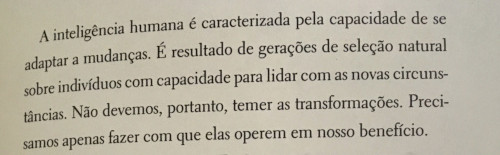
#> input picture OCR_with_Python/Images/page-book.jpg, 500 x 155 px
$ jupyter execute section-03-05.ipynb   (shell and % lines are left out)
#> lines starting #> are read from the running program, lines starting #| are printed output that depends on the picture; after the words box and inside, x2 and y2 are one past the last pixel; in counts of white or black regions, pixels touching at a corner belong together
[cell 1]
# Thresholding
import cv2
from pytesseract import Output, pytesseract
import numpy as np
from PIL import Image
import matplotlib.pyplot as plt

[cell 2]
img = cv2.imread('./OCR_with_Python/Images/page-book.jpg')
#> img is the input picture: shape (155, 500, 3); mean B, G, R 162.2, 177.8, 183.6
plt.imshow(img)

[cell 3]
gray_img = cv2.cvtColor(img, cv2.COLOR_BGR2GRAY)
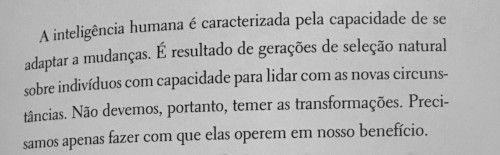
#> gray_img: shape (155, 500); min 17, max 215, mean 177.7
plt.imshow(gray_img, cmap='gray')

[cell 4]
value, thresh = cv2.threshold(gray_img, 127, 255, cv2.THRESH_BINARY)
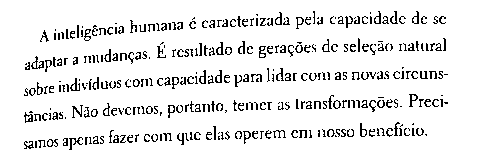
#> thresh: shape (155, 500); 91.3% white; black in thin lines or dots, all inside (x1, y1, x2, y2) = (24, 11, 448, 150)
plt.imshow(thresh, cmap='gray')

[cell 5]
value

[cell 6]
value, thresh = cv2.threshold(gray_img, 180, 255, cv2.THRESH_BINARY)
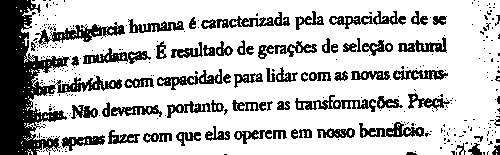
#> thresh: shape (155, 500); 75.9% white; 336 black regions (268 under 20 px), largest, box (x1, y1, x2, y2) and area: (0, 0, 122, 155) 6358, (35, 22, 125, 45) 731, (201, 12, 290, 29) 544
plt.imshow(thresh, cmap='gray')

[cell 7]
value, thresh = cv2.threshold(gray_img, 140, 255, cv2.THRESH_BINARY)
#> thresh: shape (155, 500); 89.9% white; black in thin lines or dots, all inside (x1, y1, x2, y2) = (23, 11, 449, 150)
plt.imshow(thresh, cmap='gray')

[cell 8]
# Otsu Method
value, otsu = cv2.threshold(gray_img, 140, 255, cv2.THRESH_BINARY | cv2.THRESH_OTSU)
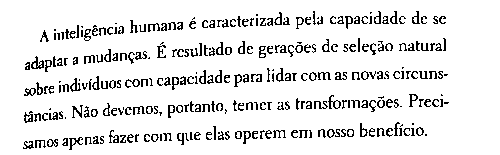
#> otsu: shape (155, 500); 90.1% white; black in thin lines or dots, all inside (x1, y1, x2, y2) = (23, 11, 449, 150)
#> value = 138
plt.imshow(otsu, cmap='gray')

[cell 9]
value
#> Out = 138

[cell 10]
img = cv2.imread('./OCR_with_Python/Images/recipe01.jpg')
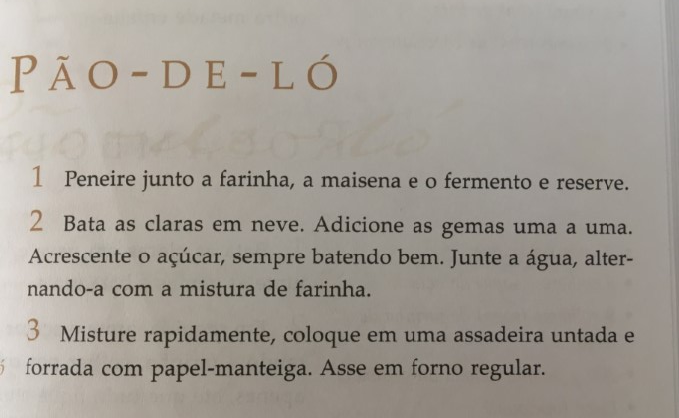
#> input picture OCR_with_Python/Images/recipe01.jpg, 679 x 418 px
#> img is the input picture: shape (418, 679, 3); mean B, G, R 148.8, 156.7, 162.5
gray_img = cv2.cvtColor(img, cv2.COLOR_BGR2GRAY)
#> gray_img: shape (418, 679)
plt.imshow(gray_img, cmap='gray')

[cell 11]
value, thresh = cv2.threshold(gray_img, 138, 255, cv2.THRESH_BINARY)
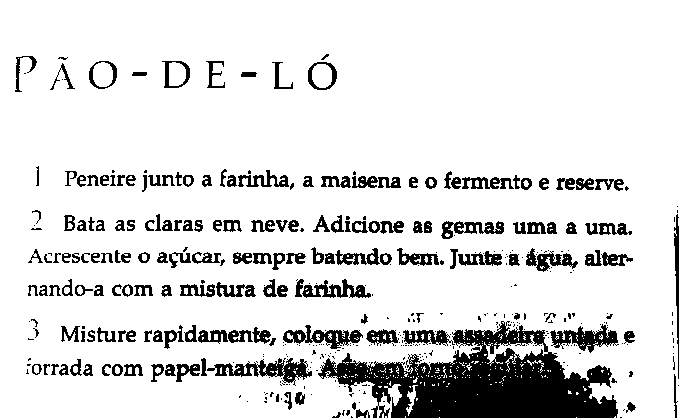
#> thresh: shape (418, 679); 86.9% white; 407 black regions (239 under 20 px), largest, box (x1, y1, x2, y2) and area: (318, 321, 618, 418) 14552, (207, 358, 312, 386) 1110, (550, 324, 619, 353) 899
plt.imshow(thresh, cmap='gray')

[cell 12]
value, otsu = cv2.threshold(gray_img, 0, 255, cv2.THRESH_BINARY | cv2.THRESH_OTSU)
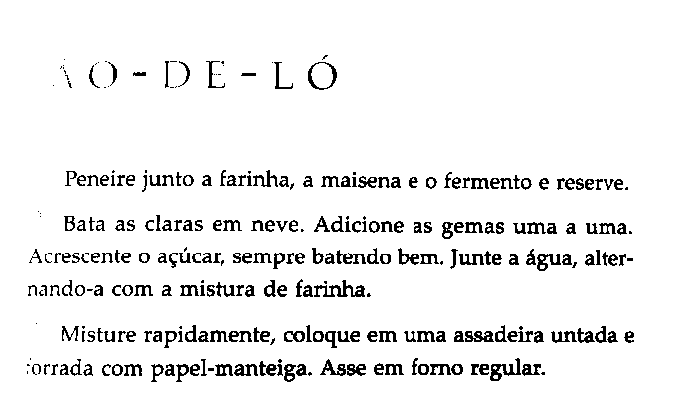
#> otsu: shape (418, 679); 93.9% white; black in thin lines or dots, all inside (x1, y1, x2, y2) = (27, 55, 634, 382)
#> value = 119
plt.imshow(otsu, cmap='gray')
print(value)
#| 119.0

[cell 13]
img = cv2.imread('./OCR_with_Python/Images/book02.jpg')
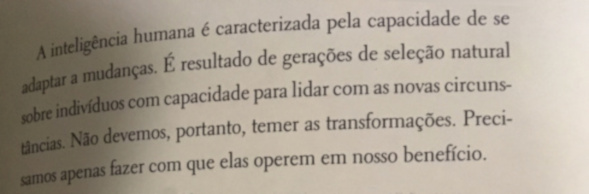
#> input picture OCR_with_Python/Images/book02.jpg, 589 x 194 px
#> img is the input picture: shape (194, 589, 3); mean B, G, R 147.2, 160.9, 170.4
plt.imshow(img)

[cell 14]
gray_img = cv2.cvtColor(img, cv2.COLOR_BGR2GRAY)
#> gray_img: shape (194, 589)
value, otsu = cv2.threshold(gray_img, 0, 255, cv2.THRESH_BINARY | cv2.THRESH_OTSU)
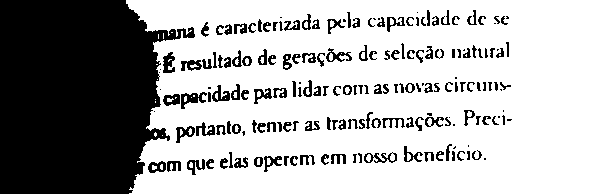
#> otsu: shape (194, 589); 67.1% white; 180 black regions (28 under 20 px), largest, box (x1, y1, x2, y2) and area: (0, 0, 195, 194) 29174, (181, 92, 207, 109) 208, (163, 52, 175, 73) 167
#> value = 147
plt.imshow(otsu, cmap='gray')
print(value)
#| 147.0

[cell 15]
adaptive_average = cv2.adaptiveThreshold(gray_img, 255, cv2.ADAPTIVE_THRESH_MEAN_C, cv2.THRESH_BINARY, 11, 9)
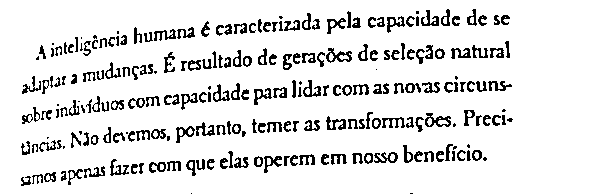
#> adaptive_average: shape (194, 589); 88.9% white; black in thin lines or dots, all inside (x1, y1, x2, y2) = (21, 9, 513, 194)
plt.imshow(adaptive_average, cmap='gray')
